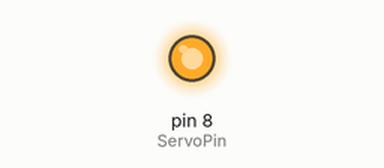
Bench run of a sketch on a simulated Arduino Uno, built with avr-gcc and run on an emulated ATmega328P. Shown: output pins drawn as LEDs (lit = HIGH).

Above: at 0.1 s.
At 1.6 s:
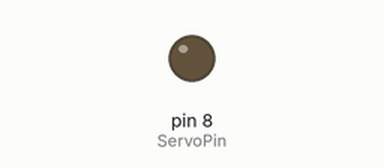
Timing chart, 0 to 4.5 s (numbered marks = the images above):
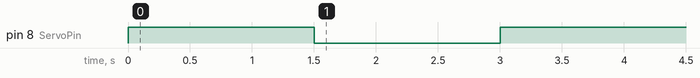

The sketch:

servo_setup_and_test_code.ino
```cpp
int ServoPin = 8;
int CenterServo = 150;
int RightServo = 100;
int LeftServo = 250;

/*This is a Servo Test sketch for use with the BittyBot Rover
and Ultrasonic/with Servo - It took some playing around with
the numbers to finally end up with these. Your Servo will most
likely be different. and it was easier for me to see where the
max was on the left side and work backward. I ended up moving
the servo horn a couple of times, but now it seems fairly
consitant and appears to work.
The way I have the BittyBot code written I'm looking for about
45 degrees from center in both the left and right directions.
*/

void setup() {
  analogWrite(ServoPin, CenterServo);
  delay(1500);
  analogWrite(ServoPin, RightServo);
  delay(1500);
  analogWrite(ServoPin, LeftServo);
  delay(1500);
  analogWrite(ServoPin, CenterServo);

}

void loop() {
}
```
